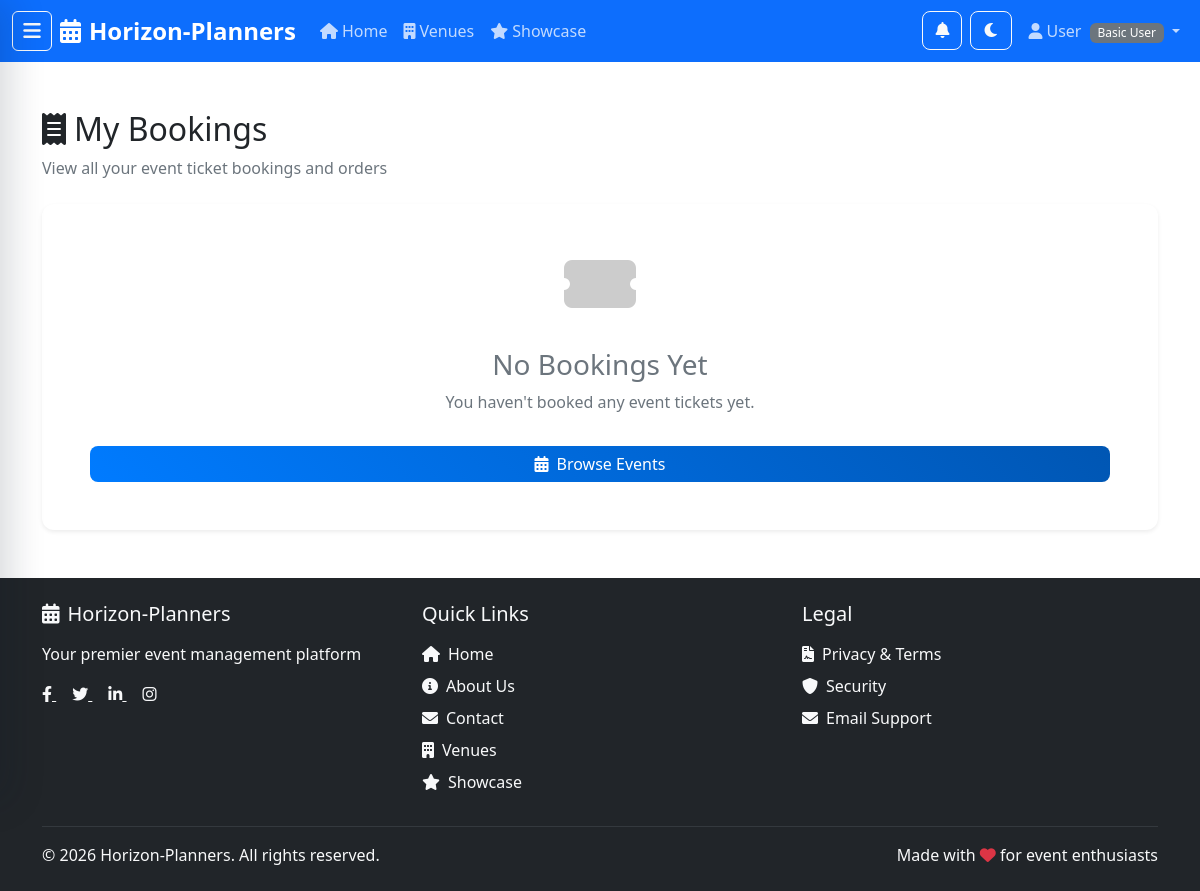
The page /payments/my-orders/ (signed in) on the database as committed earlier.
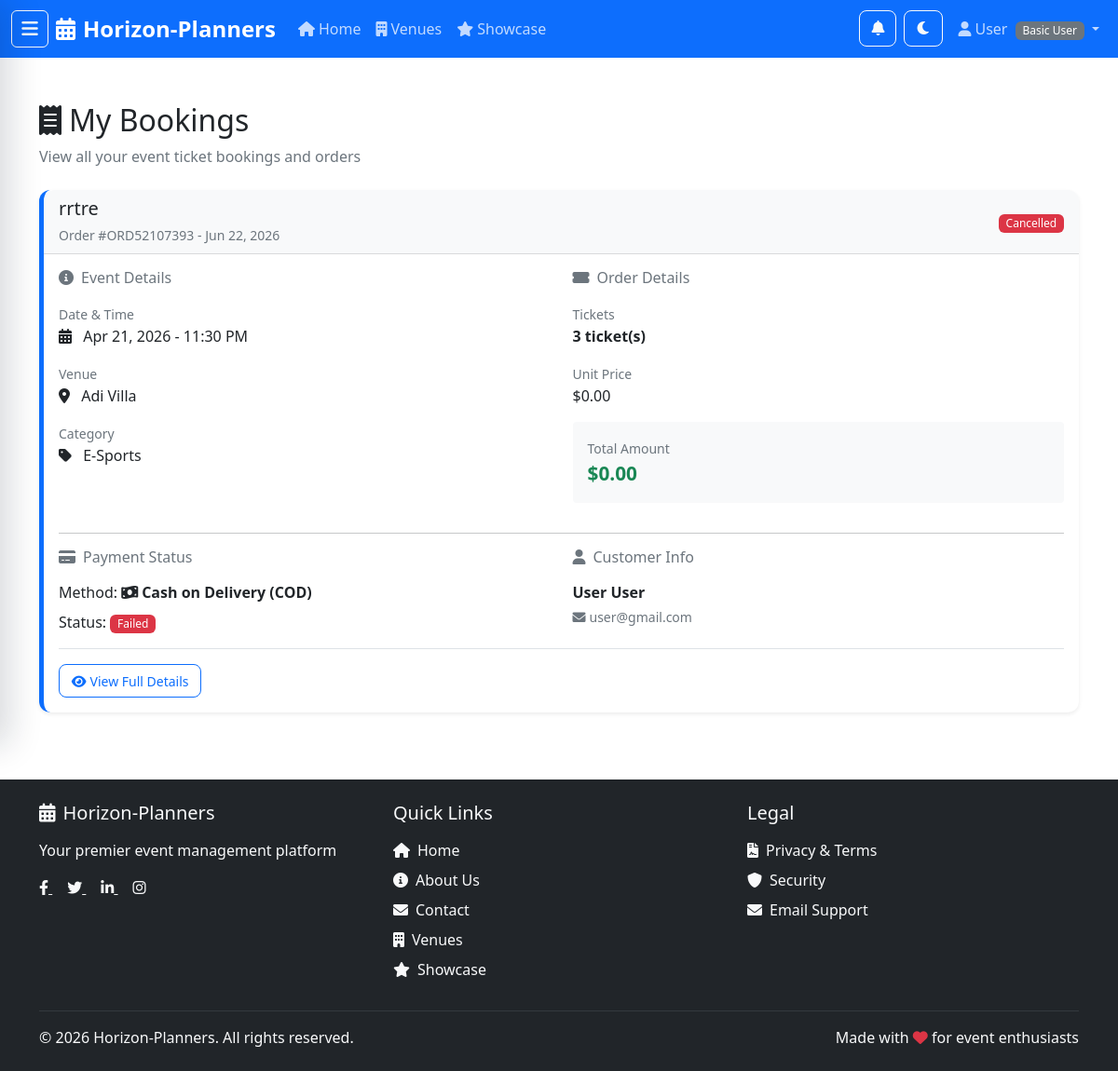
The same page on the database as committed later.
### apps/payments/models.py (models this page shows, shortened)
class Order(TimeStampedModel):
    class Status(models.TextChoices):
        PENDING = 'pending', 'Pending'
        CONFIRMED = 'confirmed', 'Confirmed'
        CANCELLED = 'cancelled', 'Cancelled'
    order_number = models.CharField(max_length=20, unique=True)
    payment = models.OneToOneField(Payment, on_delete=models.CASCADE, related_name='order')
    user = models.ForeignKey(settings.AUTH_USER_MODEL, on_delete=models.CASCADE, related_name='orders')
    event = models.ForeignKey('events.Event', on_delete=models.CASCADE, related_name='orders')
    ticket_quantity = models.PositiveIntegerField()
    unit_price = models.DecimalField(max_digits=10, decimal_places=2)
    total_amount = models.DecimalField(max_digits=10, decimal_places=2)
    tax_amount = models.DecimalField(max_digits=10, decimal_places=2, default=0)
    service_fee = models.DecimalField(max_digits=10, decimal_places=2, default=0)
    status = models.CharField(max_length=20, choices=Status.choices, default=Status.PENDING)
    customer_name = models.CharField(max_length=200)
    customer_email = models.EmailField()
    customer_phone = models.CharField(max_length=20, blank=True)
    class Meta:
        ordering = ['-created_at']

### apps/events/models.py (models this page shows, shortened)
class Event(TimeStampedModel):
    class Status(models.TextChoices):
        DRAFT = 'draft', 'Draft'
        PUBLISHED = 'published', 'Published'
        CANCELLED = 'cancelled', 'Cancelled'
        COMPLETED = 'completed', 'Completed'
    title = models.CharField(max_length=200)
    description = models.TextField()
    category = models.ForeignKey(Category, on_delete=models.PROTECT, related_name='events')
    manager = models.ForeignKey(
        settings.AUTH_USER_MODEL,
        on_delete=models.CASCADE,
        related_name='managed_events',
        limit_choices_to={'role': 'horizon_planner'}
    )
    venue = models.ForeignKey('venues.Venue', on_delete=models.PROTECT, related_name='events')
    event_date = models.DateField()
    start_time = models.TimeField()
    end_time = models.TimeField()
    start_date = models.DateTimeField(blank=True, null=True)
    end_date = models.DateTimeField(blank=True, null=True)
    registration_deadline = models.DateTimeField(blank=True, null=True)
    total_seats = models.PositiveIntegerField(help_text='Total number of available seats')
    max_capacity = models.PositiveIntegerField(blank=True, null=True)
    min_capacity = models.PositiveIntegerField(blank=True, null=True)
    base_price = models.DecimalField(max_digits=10, decimal_places=2)
    requires_approval = models.BooleanField(default=False)
    is_free = models.BooleanField(default=False)
    is_active = models.BooleanField(default=True)
    status = models.CharField(max_length=20, choices=Status.choices, default=Status.DRAFT)
    is_featured = models.BooleanField(default=False)
    poster_image = models.ImageField(upload_to='events/posters/', blank=True, null=True)
    age_restriction = models.PositiveIntegerField(
        null=True,
        blank=True,
        validators=[MinValueValidator(0), MaxValueValidator(21)]
    )
    special_instructions = models.TextField(blank=True)
    class Meta:
        ordering = ['event_date', 'start_time']

class Category(models.Model):
    name = models.CharField(max_length=100, unique=True)
    description = models.TextField(blank=True)
    color = models.CharField(max_length=7, default='#007bff', help_text='Hex color code')
    icon = models.CharField(max_length=50, blank=True, help_text='Font Awesome icon class')
    class Meta:
        ordering = ['name']
        verbose_name_plural = 'categories'

### apps/venues/models.py (models this page shows, shortened)
class Venue(TimeStampedModel):
    name = models.CharField(max_length=200)
    slug = models.SlugField(max_length=250, unique=True, blank=True)
    description = models.TextField()
    address = models.TextField()
    city = models.CharField(max_length=100)
    state = models.CharField(max_length=100)
    postal_code = models.CharField(max_length=20)
    country = models.CharField(max_length=100, default='USA')
    capacity = models.PositiveIntegerField(help_text='Maximum number of people')
    area_sqft = models.PositiveIntegerField(null=True, blank=True, help_text='Area in square feet')
    hourly_rate = models.DecimalField(max_digits=10, decimal_places=2)
    daily_rate = models.DecimalField(max_digits=10, decimal_places=2, null=True, blank=True)
    contact_person = models.CharField(max_length=200)
    contact_phone = models.CharField(max_length=20)
    contact_email = models.EmailField()
    has_parking = models.BooleanField(default=False)
    has_wifi = models.BooleanField(default=False)
    has_catering = models.BooleanField(default=False)
    has_av_equipment = models.BooleanField(default=False)
    has_accessibility = models.BooleanField(default=False)
    manager = models.ForeignKey(
        settings.AUTH_USER_MODEL,
        on_delete=models.CASCADE,
        related_name='managed_venues',
        limit_choices_to={'role': 'venue_manager'}
    )
    is_active = models.BooleanField(default=True)
    class Meta:
        ordering = ['name']

### apps/payments/views.py (the view)
# urls.py: path('my-orders/', views.OrderHistoryView.as_view(), name='order_history'),
class OrderHistoryView(LoginRequiredMixin, TemplateView):
    template_name = 'payments/order_history.html'
    def get_context_data(self, **kwargs):
        context = super().get_context_data(**kwargs)
        user = self.request.user
        context['orders'] = Order.objects.filter(user=user).order_by('-created_at')
        context['venue_bookings'] = VenueBookingRequest.objects.filter(
            requester=user
        ).order_by('-created_at')
        return context

### apps/users/models.py (called while the page is built)
    @property
    def is_basic_user(self):
        return self.role == self.Role.BASIC

    @property
    def is_horizon_planner(self):
        return self.role == self.Role.HORIZON_PLANNER

    @property
    def is_venue_manager(self):
        return self.role == self.Role.VENUE_MANAGER

    @property
    def is_admin_user(self):
        return self.role == self.Role.ADMIN or self.is_superuser

### templates/payments/order_history.html (shortened to what the changed rows need)
{% extends 'base.html' %}
{% load static %}
{% block content %}
<div class="container my-5">
    <div class="row">
        <div class="col-12">
            <div class="mb-4">
                <h2 class="mb-2">
                    <i class="fas fa-receipt me-2"></i>My Bookings
                </h2>
            </div>
            {% if orders %}
                <div class="row">
                    {% for order in orders %}
                        <div class="col-12 mb-4">
                            <div class="card border-left">
                                <div class="card-header d-flex justify-content-between align-items-center">
                                    <div>
                                        <h5 class="mb-1">{{ order.event.title }}</h5>
                                        <small class="text-muted">
                                            Order #{{ order.order_number }} - {{ order.created_at|date:"M d, Y" }}
                                        </small>
                                    </div>
                                    <div>
                                        {% if order.status == 'confirmed' %}
                                            <span class="badge bg-success">Confirmed</span>
                                        {% elif order.status == 'pending' %}
                                            <span class="badge bg-warning">Pending</span>
                                        {% elif order.status == 'cancelled' %}
                                            <span class="badge bg-danger">Cancelled</span>
                                        {% else %}
                                            <span class="badge bg-secondary">{{ order.get_status_display }}</span>
                                        {% endif %}
                                    </div>
                                </div>
                                <div class="card-body">
                                    <div class="row">
                                        <div class="col-md-6">
                                            <h6 class="text-muted mb-3"><i class="fas fa-info-circle me-2"></i>Event Details</h6>
                                            <div class="mb-3">
                                                <small class="text-muted">Date & Time</small>
                                                <p class="mb-0">
                                                    <i class="fas fa-calendar-alt me-2"></i>
                                                    {% if order.event.start_date %}
                                                        {{ order.event.start_date|date:"M d, Y - g:i A" }}
                                                    {% else %}
                                                        {{ order.event.event_date|date:"M d, Y" }}
                                                    {% endif %}
                                                </p>
                                            </div>
                                            <div class="mb-3">
                                                <small class="text-muted">Venue</small>
                                                <p class="mb-0">
                                                    <i class="fas fa-map-marker-alt me-2"></i>
                                                    {{ order.event.venue.name }}
                                                </p>
                                            </div>
                                            <div>
                                                <small class="text-muted">Category</small>
                                                <p class="mb-0">
                                                    <i class="fas fa-tag me-2"></i>
                                                    {{ order.event.category.name }}
                                                </p>
                                            </div>
                                        </div>
                                        <div class="col-md-6">
                                            <h6 class="text-muted mb-3"><i class="fas fa-ticket-alt me-2"></i>Order Details</h6>
                                            <div class="mb-3">
                                                <small class="text-muted">Tickets</small>
                                                <p class="mb-0">
                                                    <strong>{{ order.ticket_quantity }} ticket(s)</strong>
                                                </p>
                                            </div>
                                            <div class="mb-3">
                                                <small class="text-muted">Unit Price</small>
                                                <p class="mb-0">${{ order.unit_price }}</p>
                                            </div>
                                            <div class="mb-3 p-3 bg-light rounded">
                                                <small class="text-muted">Total Amount</small>
                                                <p class="mb-0">
                                                    <strong class="text-success" style="font-size: 1.3rem;">${{ order.total_amount }}</strong>
                                                </p>
                                            </div>
                                        </div>
                                    </div>
                                    <hr class="my-3">
                                    <div class="row">
                                        <div class="col-md-6">
                                            <h6 class="text-muted mb-3"><i class="fas fa-credit-card me-2"></i>Payment Status</h6>
                                            <p class="mb-0">
                                                Method: <strong>
                                                    {% if order.payment.payment_method == 'cod' %}
                                                        <i class="fas fa-money-bill-wave me-1"></i>Cash on Delivery (COD)
                                                    {% else %}
                                                        {{ order.payment.get_payment_method_display }}
                                                    {% endif %}
                                                </strong>
                                            </p>
                                            <p class="mt-2 mb-0">
                                                Status:
                                                {% if order.payment.status == 'completed' %}
                                                    <span class="badge bg-success">Completed</span>
                                                {% elif order.payment.status == 'pending' %}
                                                    <span class="badge bg-warning">Pending</span>
                                                {% elif order.payment.status == 'failed' %}
                                                    <span class="badge bg-danger">Failed</span>
                                                {% else %}
                                                    <span class="badge bg-secondary">{{ order.payment.get_status_display }}</span>
                                                {% endif %}
                                            </p>
                                        </div>
                                        <div class="col-md-6">
                                            <h6 class="text-muted mb-3"><i class="fas fa-user me-2"></i>Customer Info</h6>
                                            <p class="mb-1">
                                                <strong>{{ order.customer_name }}</strong>
                                            </p>
                                            <p class="mb-1 text-muted small">
                                                <i class="fas fa-envelope me-1"></i>{{ order.customer_email }}
                                            </p>
                                        </div>
                                    </div>
                                    <div class="mt-3 pt-3 border-top">
                                        <a href="{% url 'payments:order_detail' order.order_number %}" class="btn btn-sm btn-outline-primary">
                                            <i class="fas fa-eye me-1"></i>View Full Details
                                        </a>
                                    </div>
                                </div>
                            </div>
                        </div>
                    {% endfor %}
                </div>
            {% else %}
                <div class="card p-5 text-center">
                    <i class="fas fa-ticket-alt mb-3" style="font-size: 4rem; color: #ccc;"></i>
                    <h3 class="text-muted mt-3">No Bookings Yet</h3>
                    <p class="text-muted">You haven't booked any event tickets yet.</p>
                    <a href="{% url 'events:home' %}" class="btn btn-primary mt-3">
                        <i class="fas fa-calendar-alt me-2"></i>Browse Events
                    </a>
                </div>
            {% endif %}
        </div>
    </div>
</div>
{% endblock %}

Rows that differ between the two databases and show on the page:
added Order: event "rrtre", order_number "ORD52107393", created_at "Jun 22, 2026", status "Cancelled", event.start_date "Apr 21, 2026 - 11:30 PM", event.venue.name "Adi Villa", event.category.name "E-Sports", ticket_quantity "3", unit_price "0.00", total_amount "0.00", shows "Cash on Delivery (COD)", shows "Failed", customer_name "User User", customer_email "user@gmail.com"
Other text that changed with them:
text no longer shown: "No Bookings Yet You haven't booked any event tickets yet. Browse Events"
